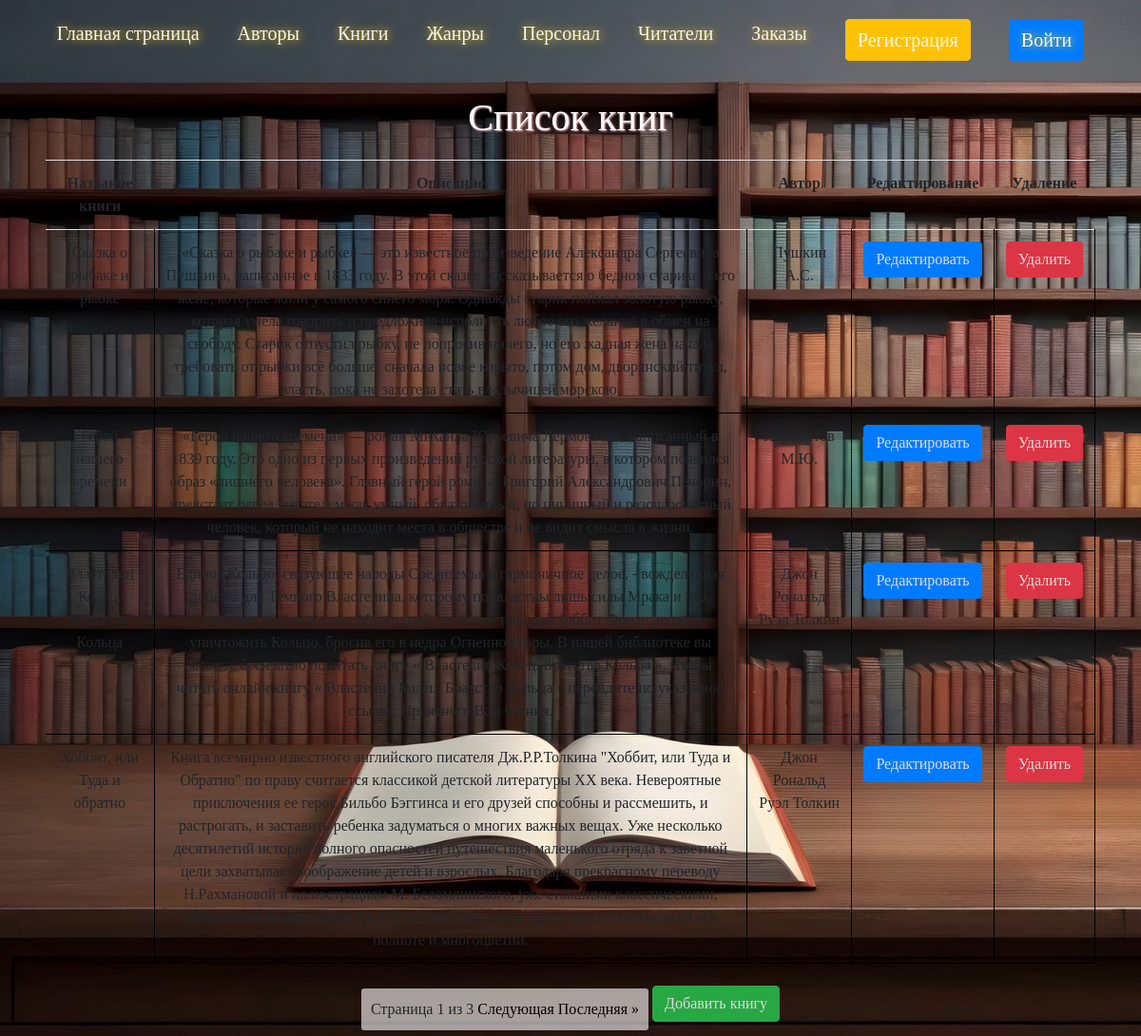
/Books/list/, run on the app's committed database.
### Books/models.py (models this page shows, shortened)
class Books(models.Model):
    name = models.CharField(max_length=255)
    count = models.IntegerField()
    authors = models.ManyToManyField(Authors, blank=True)
    genres = models.ManyToManyField(Genres, blank=True)
    slug = models.SlugField(default="", null=False)
    description = models.TextField(default="")
    publishingYear = models.PositiveIntegerField(default=1)
    price = models.CharField(max_length=20, default='0.00')
    publication = models.CharField(max_length=100, default="no_publication")
    binding = models.CharField(max_length=50, default='no_binding')

### authors/models.py (models this page shows, shortened)
class Authors(models.Model):
    name = models.CharField(max_length=255, blank=True, null=True)
    description = models.CharField(max_length=255, default='No description', blank=True, null=True)
    slug = models.SlugField(default="", null=False)
    banner = models.ImageField(default="Гоголь.jpg", blank=True)

### Books/views.py (the view)
# urls.py: path('Books/list/',views.bookList,name='book_list'),
def bookList(request):
    books = Books.objects.all()
    paginator = Paginator(books,4) # 4 книг на странице
    page_number = request.GET.get('page')
    page_obj = paginator.get_page(page_number)
    return render(request,'Books/book_list.html',{'page_obj':page_obj})

### Books/templates/books/book_list.html (shortened to what this page needs)
{% extends 'base.html' %}
{% block header %}
<div class="box-author">
    <h1>Список книг</h1>
    <table class="table">
        <tr>
            <th>Название книги</th>
            <th>Описание</th>
            <th>Автор</th>
            <th>Редактирование</th>
            <th>Удаление</th>
        </tr>
        {% for book in page_obj %}
        <tr>
            <td>{{ book.name }}</td>
            <td>{{ book.description }}</td>
            <td>{% for author in book.authors.all %}
                {{ author.name }}{% if not forloop.last %}, {% endif %}
                {% endfor %}</td>
            <td><button type="button" class="btn btn-primary"><a
                        href="{% url 'book_update' book.pk %}">Редактировать</a></button></td>
            <td><button type="button" class="btn btn-danger"><a
                        href="{% url 'book_delete' book.pk %}">Удалить</a></button></td>
        </tr>
        {% endfor %}
    </table>
    <div class="pagination">
        <span class="step-links">
            <span>Страница {{ page_obj.number }} из {{ page_obj.paginator.num_pages }}</span>
            {% if page_obj.has_next %}
                <a href="?page={{ page_obj.next_page_number }}">Следующая</a>
                <a href="?page={{ page_obj.paginator.num_pages }}">Последняя &raquo;</a>
            {% endif %}
        </span>
    </div>
    <button type="button" class="btn btn-success"><a href="{% url 'book_create' %}">Добавить книгу</a></button>
</div>
{% endblock %}

### Library/static/library/css/style.css (style rules this page uses)
* { padding: 0px; margin: 0px; box-sizing: border-box; list-style: none; font-family: tahoma; font-size: 16px; }
body { background: url(../img/librar.jpg); background-size: cover; background-position: center; background-attachment: fixed; }
body h1 { font-size: 40px; color: #fff; text-shadow: 1px 1px 2px pink; margin-bottom: 20px; }
.test-forms table th, table td { padding: 15px; border-right: 1px solid black; border-bottom: 1px solid black; border-radius: 8px; }
.test-forms table tr, td, th { border-radius: 6px; }
.pagination { display: inline-block; background-color: rgba(255, 255, 255, 0.6); border-radius: 3px; text-align: center; box-shadow: 0 4px 8px rgba(0, 0, 0, 0.1); margin-top: 10px; padding: 10px; }
.pagination a { color: black; }
table button { transition: background-color 0.3s; border-radius: 3px; padding: 5px 5px; }
table button a { text-decoration: none; color: whitesmoke; }
table a { text-decoration: none; color: black; cursor: pointer; }
.content .box-author { margin: 0 4%; text-align: center; }
.content .box-author table { text-align: center; }
.content .box-author .btn a { text-decoration: none; color: #ddd; }
.box-author a { margin-top: 15px; }
.box-author button { margin-bottom: 15px; }

### data on the page
Books: name "Сказка о рыбаке и рыбке", description "«Сказка о рыбаке и рыбке» — это известное произведение Александра Сергеевича Пушкина, написанное в 1833 году. В этой сказке рассказывается о бедном старике и его жене, которые жили у самого синего моря. Однажды старик поймал золотую рыбку, которая умела говорить и предложила исполнить любое его желание в обмен на свободу. Старик отпустил рыбку, не попросив ничего, но его жадная жена начала требовать от рыбки всё больше: сначала новое корыто, потом дом, дворянский титул, власть, пока не захотела стать владычицей морскою."
Authors: name "Пушкин А.C."
Books: name "Герой нашего времени", description "«Герой нашего времени» — роман Михаила Юрьевича Лермонтова, написанный в 1839 году. Это одно из первых произведений русской литературы, в котором появился образ «лишнего человека». Главный герой романа, Григорий Александрович Печорин, предстает перед читателем как умный, образованный, но циничный и разочарованный человек, который не находит места в обществе и не видит смысла в жизни."
Authors: name "Лермантов М.Ю."
Books: name "Властелин Колец. Братство Кольца", description "Единое Кольцо, связующее народы Средиземья в гармоничное целое, - вожделенная добыча для Темного Властелина, которому подвластны лишь силы Мрака и Зла, несущие смерть и хаос. Маленький, но мужественный хоббит Фродо должен уничтожить Кольцо, бросив его в недра Огненной горы. В нашей библиотеке вы можете бесплатно почитать книгу « Властелин Колец. Братство Кольца ». Чтобы читать онлайн книгу « Властелин Колец. Братство Кольца » перейдите по указанной ссылке. Приятного Вам чтения."
Authors: name "Джон Рональд Руэл Толкин"
Books: name "Хоббит, или Туда и обратно", description "Книга всемирно известного английского писателя Дж.Р.Р.Толкина \"Хоббит, или Туда и Обратно\" по праву считается классикой детской литературы XX века. Невероятные приключения ее героя Бильбо Бэггинса и его друзей способны и рассмешить, и растрогать, и заставить ребенка задуматься о многих важных вещах. Уже несколько десятилетий история полного опасностей путешествия маленького отряда к заветной цели захватывает воображение детей и взрослых. Благодаря прекрасному переводу Н.Рахмановой и иллюстрациям М. Беломлинского, уже ставшими классическими, удивительный мир героев Дж.Р.Р.Толкина откроется перед читателями во всей его полноте и многоцветий."

### other printed values
{{ page_obj.number }} "1"
{{ page_obj.paginator.num_pages }} "3"
